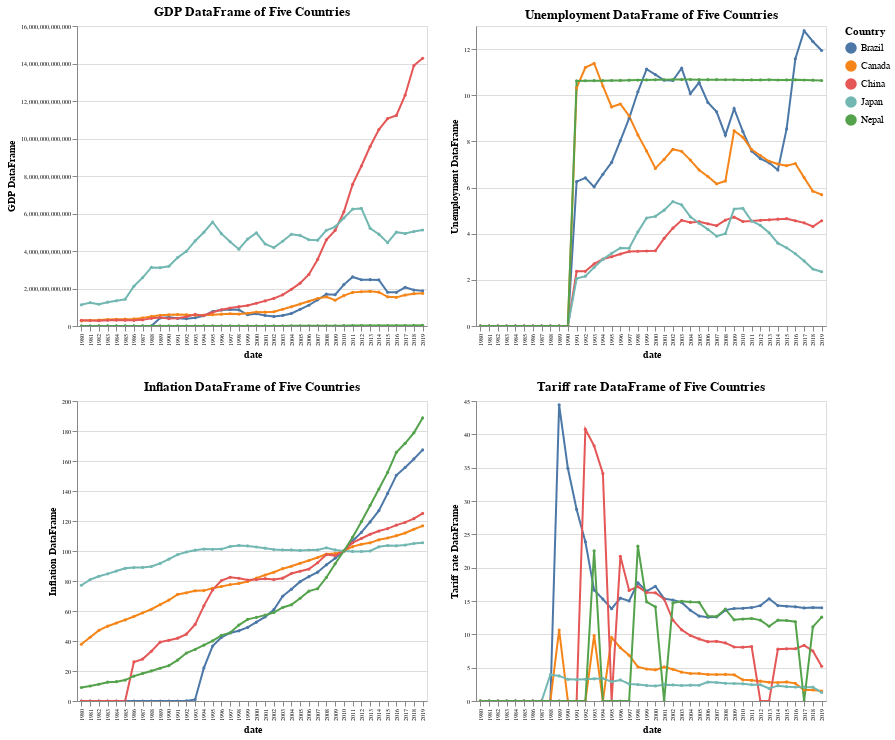

This figure's notebook cell:
### Markdown cell above
- This code defines a function `draw_line_chart` to create interactive line charts for every indicators across five countries. Each chart displays trends over time, with different colors representing different countries. Tooltips provide detailed information on specific data points. The charts are organized into a grid layout with two charts per row, ensuring a clear and structured visual comparison.

### Code cell
def draw_line_chart(name, df):
    df = df.reset_index()
    long_df = pd.melt(df, id_vars=['date'], var_name='Country', value_name=f'{name}')
    chart = alt.Chart(long_df).mark_line(point={'size': 10}).encode(
        x='date:O',  # 'date:T' if the year is in datetime format
        y=f'{name}:Q',
        color='Country:N',
        tooltip=['Country', 'date', f'{name}']
    ).properties(
        title=f'{name} of Five Countries',
        width=350,  
        height=300 
    ).interactive() # set interactive chart
    return chart

charts = [draw_line_chart(name, df) for name, df in dfs.items()]

# organize the charts into two parts, setting two charts in every part. 
grid = alt.vconcat(
    alt.hconcat(*charts[:2]),
    alt.hconcat(*charts[2:4])
).configure_axis(
    labelFontSize=6,  # Set the axis label font size to 10
    titleFontSize=10  # Set the axis title font size to 12
)


grid.display()

### Figure 1 — Vega-Lite specification as saved in the notebook (floating-point values rounded to 4 significant figures; data arrays with more than 128 entries replaced by an {"elided": "..."} marker saying what was removed)
{"config": {"view": {"continuousWidth": 300, "continuousHeight": 300}, "axis": {"labelFontSize": 6, "titleFontSize": 10}}, "vconcat": [{"hconcat": [{"data": {"name": "data-760f81df3928e43ffbb742447a6f0ecf"}, "mark": {"type": "line", "point": {"size": 10}}, "encoding": {"color": {"field": "Country", "type": "nominal"}, "tooltip": [{"field": "Country", "type": "nominal"}, {"field": "date", "type": "quantitative"}, {"field": "GDP DataFrame", "type": "quantitative"}], "x": {"field": "date", "type": "ordinal"}, "y": {"field": "GDP DataFrame", "type": "quantitative"}}, "height": 300, "name": "view_2", "title": "GDP DataFrame of Five Countries", "width": 350}, {"data": {"name": "data-2cb18e89d17bcf78fe806101fa97be6a"}, "mark": {"type": "line", "point": {"size": 10}}, "encoding": {"color": {"field": "Country", "type": "nominal"}, "tooltip": [{"field": "Country", "type": "nominal"}, {"field": "date", "type": "quantitative"}, {"field": "Unemployment DataFrame", "type": "quantitative"}], "x": {"field": "date", "type": "ordinal"}, "y": {"field": "Unemployment DataFrame", "type": "quantitative"}}, "height": 300, "name": "view_3", "title": "Unemployment DataFrame of Five Countries", "width": 350}]}, {"hconcat": [{"data": {"name": "data-c028188cf3e761b152b0217e5b521862"}, "mark": {"type": "line", "point": {"size": 10}}, "encoding": {"color": {"field": "Country", "type": "nominal"}, "tooltip": [{"field": "Country", "type": "nominal"}, {"field": "date", "type": "quantitative"}, {"field": "Inflation DataFrame", "type": "quantitative"}], "x": {"field": "date", "type": "ordinal"}, "y": {"field": "Inflation DataFrame", "type": "quantitative"}}, "height": 300, "name": "view_4", "title": "Inflation DataFrame of Five Countries", "width": 350}, {"data": {"name": "data-a04af080935db5de397004c779c7afa6"}, "mark": {"type": "line", "point": {"size": 10}}, "encoding": {"color": {"field": "Country", "type": "nominal"}, "tooltip": [{"field": "Country", "type": "nominal"}, {"field": "date", "type": "quantitative"}, {"field": "Tariff rate DataFrame", "type": "quantitative"}], "x": {"field": "date", "type": "ordinal"}, "y": {"field": "Tariff rate DataFrame", "type": "quantitative"}}, "height": 300, "name": "view_5", "title": "Tariff rate DataFrame of Five Countries", "width": 350}]}], "params": [{"name": "param_2", "select": {"type": "interval", "encodings": ["x", "y"]}, "bind": "scales", "views": ["view_2"]}, {"name": "param_3", "select": {"type": "interval", "encodings": ["x", "y"]}, "bind": "scales", "views": ["view_3"]}, {"name": "param_4", "select": {"type": "interval", "encodings": ["x", "y"]}, "bind": "scales", "views": ["view_4"]}, {"name": "param_5", "select": {"type": "interval", "encodings": ["x", "y"]}, "bind": "scales", "views": ["view_5"]}], "$schema": "https://vega.github.io/schema/vega-lite/v5.17.0.json", "datasets": {"data-760f81df3928e43ffbb742447a6f0ecf": {"elided": "200 records"}, "data-2cb18e89d17bcf78fe806101fa97be6a": {"elided": "200 records"}, "data-c028188cf3e761b152b0217e5b521862": {"elided": "200 records"}, "data-a04af080935db5de397004c779c7afa6": {"elided": "200 records"}}}
